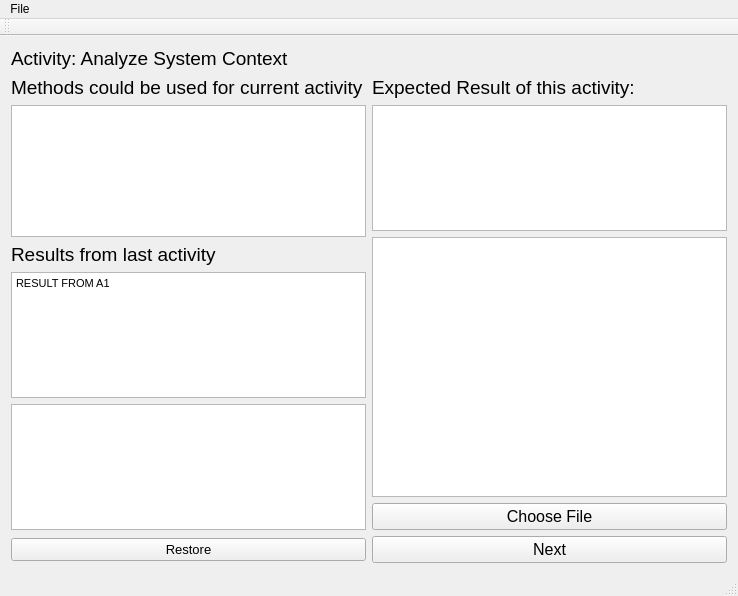
<?xml version="1.0" encoding="UTF-8"?>
<ui version="4.0">
 <class>SEMM1Class</class>
 <widget class="QMainWindow" name="SEMM1Class">
  <property name="enabled">
   <bool>true</bool>
  </property>
  <property name="geometry">
   <rect>
    <x>0</x>
    <y>0</y>
    <width>738</width>
    <height>596</height>
   </rect>
  </property>
  <property name="windowTitle">
   <string>SEMM1</string>
  </property>
  <widget class="QWidget" name="centralWidget">
   <layout class="QGridLayout" name="gridLayout">
    <item row="0" column="0">
     <widget class="QLabel" name="label_name">
      <property name="font">
       <font>
        <pointsize>14</pointsize>
       </font>
      </property>
      <property name="layoutDirection">
       <enum>Qt::LeftToRight</enum>
      </property>
      <property name="text">
       <string>Activity: Analyze System Context </string>
      </property>
      <property name="textFormat">
       <enum>Qt::AutoText</enum>
      </property>
      <property name="scaledContents">
       <bool>false</bool>
      </property>
      <property name="wordWrap">
       <bool>false</bool>
      </property>
     </widget>
    </item>
    <item row="1" column="0">
     <widget class="QLabel" name="label_16">
      <property name="font">
       <font>
        <pointsize>14</pointsize>
       </font>
      </property>
      <property name="text">
       <string>Methods could be used for current activity</string>
      </property>
     </widget>
    </item>
    <item row="1" column="1">
     <widget class="QLabel" name="label_18">
      <property name="font">
       <font>
        <pointsize>14</pointsize>
       </font>
      </property>
      <property name="text">
       <string>Expected Result of this activity: </string>
      </property>
     </widget>
    </item>
    <item row="2" column="0" rowspan="2">
     <widget class="QListWidget" name="listWidget">
      <property name="currentRow">
       <number>-1</number>
      </property>
     </widget>
    </item>
    <item row="2" column="1">
     <widget class="QTextBrowser" name="textBrowser_Cresult">
      <property name="markdown">
       <string/>
      </property>
     </widget>
    </item>
    <item row="3" column="1" rowspan="4">
     <widget class="QTextBrowser" name="textBrowser_2"/>
    </item>
    <item row="4" column="0">
     <widget class="QLabel" name="label_17">
      <property name="font">
       <font>
        <pointsize>14</pointsize>
       </font>
      </property>
      <property name="text">
       <string>Results from last activity</string>
      </property>
     </widget>
    </item>
    <item row="5" column="0">
     <widget class="QTextBrowser" name="textBrowser_last">
      <property name="html">
       <string>&lt;!DOCTYPE HTML PUBLIC &quot;-//W3C//DTD HTML 4.0//EN&quot; &quot;http://www.w3.org/TR/REC-html40/strict.dtd&quot;&gt;
&lt;html&gt;&lt;head&gt;&lt;meta name=&quot;qrichtext&quot; content=&quot;1&quot; /&gt;&lt;style type=&quot;text/css&quot;&gt;
p, li { white-space: pre-wrap; }
&lt;/style&gt;&lt;/head&gt;&lt;body style=&quot; font-family:'MS Shell Dlg 2'; font-size:8pt; font-weight:400; font-style:normal;&quot;&gt;
&lt;p style=&quot; margin-top:0px; margin-bottom:0px; margin-left:0px; margin-right:0px; -qt-block-indent:0; text-indent:0px;&quot;&gt;RESULT FROM A1&lt;/p&gt;&lt;/body&gt;&lt;/html&gt;</string>
      </property>
     </widget>
    </item>
    <item row="6" column="0" rowspan="2">
     <widget class="QTextBrowser" name="textBrowser"/>
    </item>
    <item row="7" column="1">
     <widget class="QPushButton" name="pushButton_5">
      <property name="font">
       <font>
        <pointsize>12</pointsize>
       </font>
      </property>
      <property name="text">
       <string>Choose File</string>
      </property>
     </widget>
    </item>
    <item row="8" column="0">
     <widget class="QPushButton" name="pushButton_3">
      <property name="font">
       <font>
        <pointsize>10</pointsize>
       </font>
      </property>
      <property name="text">
       <string>Restore</string>
      </property>
     </widget>
    </item>
    <item row="8" column="1">
     <widget class="QPushButton" name="pushButton_4">
      <property name="font">
       <font>
        <pointsize>12</pointsize>
       </font>
      </property>
      <property name="text">
       <string>Next</string>
      </property>
     </widget>
    </item>
   </layout>
  </widget>
  <widget class="QMenuBar" name="menuBar">
   <property name="geometry">
    <rect>
     <x>0</x>
     <y>0</y>
     <width>738</width>
     <height>22</height>
    </rect>
   </property>
   <widget class="QMenu" name="menuFile">
    <property name="title">
     <string>File</string>
    </property>
    <addaction name="actionExport"/>
    <addaction name="actionSave"/>
   </widget>
   <addaction name="menuFile"/>
  </widget>
  <widget class="QToolBar" name="mainToolBar">
   <attribute name="toolBarArea">
    <enum>TopToolBarArea</enum>
   </attribute>
   <attribute name="toolBarBreak">
    <bool>false</bool>
   </attribute>
  </widget>
  <widget class="QStatusBar" name="statusBar"/>
  <action name="actionExport">
   <property name="text">
    <string>Dashboard</string>
   </property>
  </action>
  <action name="actionSave">
   <property name="text">
    <string>Save</string>
   </property>
  </action>
 </widget>
 <layoutdefault spacing="6" margin="11"/>
 <resources>
  <include location="SEMM1.qrc"/>
 </resources>
 <connections/>
</ui>
